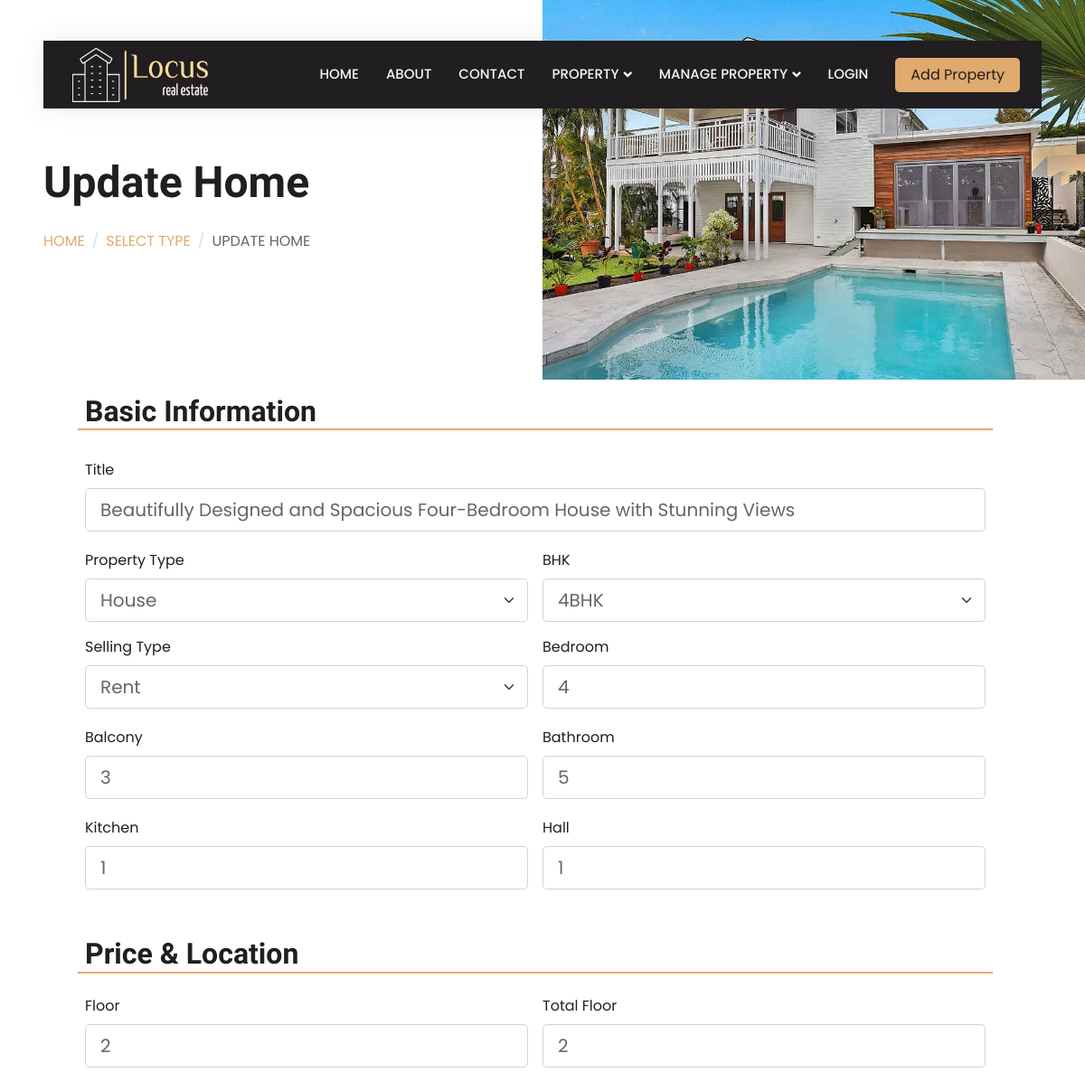
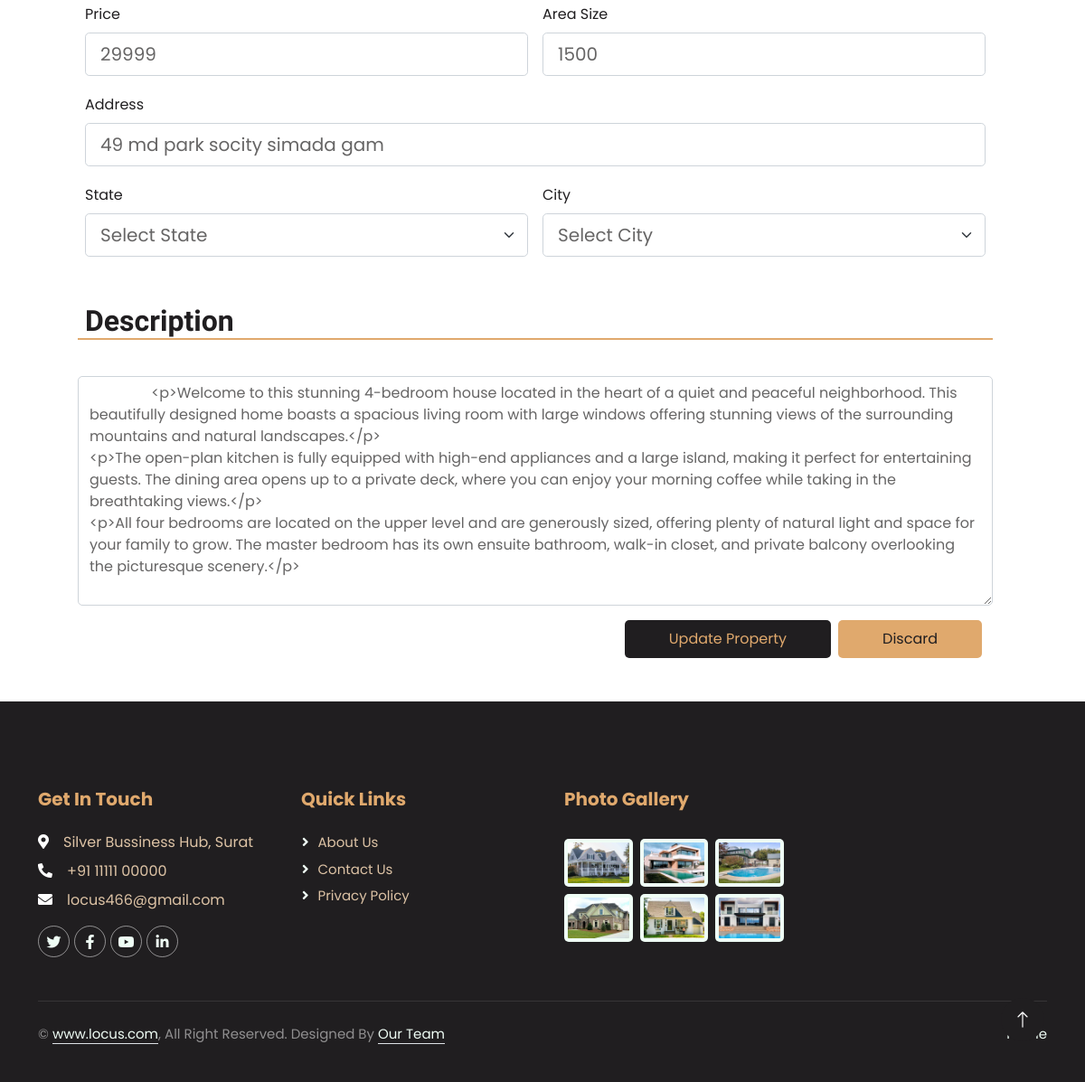
The app's page /update_property.php?pid=165 with its own data (2 pictures, top to bottom).
### tables this page shows
CREATE TABLE `tblhouse` (
  `pid` int(100) NOT NULL,
  `uid` int(100) NOT NULL,
  `ptitle` longtext NOT NULL,
  `ptype` varchar(250) NOT NULL,
  `bhk` varchar(100) NOT NULL,
  `stype` varchar(100) NOT NULL,
  `bedroom` int(100) NOT NULL,
  `balcony` int(100) NOT NULL,
  `bathroom` int(100) NOT NULL,
  `kitchen` int(100) NOT NULL,
  `hall` int(100) NOT NULL,
  `floor` int(100) NOT NULL,
  `tfloor` int(100) NOT NULL,
  `price` int(250) NOT NULL,
  `sqft` varchar(250) NOT NULL,
  `paddress` varchar(250) NOT NULL,
  `city` varchar(250) NOT NULL,
  `state` varchar(250) NOT NULL,
  `img1` varchar(250) NOT NULL,
  `img2` varchar(250) NOT NULL,
  `img3` varchar(250) NOT NULL,
  `img4` varchar(250) NOT NULL,
  `status` enum('Active','Inactive','','') NOT NULL DEFAULT 'Active',
  `featured` longtext NOT NULL,
  `description` text NOT NULL,
  `facilities` longtext NOT NULL,
  `date` timestamp NOT NULL DEFAULT current_timestamp(),
  `qc` enum('Pending','Reject','Success','') NOT NULL DEFAULT 'Pending',
  `response` varchar(255) NOT NULL DEFAULT 'Your Listing Is Live...'
);

### update_property.php (the view, shortened to what this page needs)
<?php
include('./config/config.php');
$pid = $_GET['pid'];
$data = mysqli_fetch_array(mysqli_query($con, "select * from tblhouse where pid='$pid'"));
?>
<!DOCTYPE html>
<html lang="en">
<head>
    <link href="https://cdnjs.cloudflare.com/ajax/libs/font-awesome/5.10.0/css/all.min.css" rel="stylesheet">
    <link href="https://cdn.jsdelivr.net/npm/bootstrap-icons@1.4.1/font/bootstrap-icons.css" rel="stylesheet">
    <link href="lib/animate/animate.min.css" rel="stylesheet">
    <link href="lib/owlcarousel/assets/owl.carousel.min.css" rel="stylesheet">
    <link href="css/bootstrap.min.css" rel="stylesheet">
    <link href="css/style.css" rel="stylesheet">
</head>
<body>
    <div class=" bg-white p-0">
        <?php include('../User/include/spinner.php') ?>
        <?php include('../User/include/header.php') ?>
        <div class="container-fluid header bg-white p-0">
            <div class="row g-0 align-items-center flex-column-reverse flex-md-row">
                <div class="col-md-6 p-5 mt-lg-5">
                    <h1 class="display-5 animated text-black fadeIn mb-4">Update Home</h1>
                    <nav aria-label="breadcrumb animated fadeIn">
                        <ol class="breadcrumb text-uppercase">
                            <li class="breadcrumb-item"><a class="text-tan" href="#">Home</a></li>
                            <li class="breadcrumb-item"><a class="text-tan" href="#">Select Type</a></li>
                            <li class="breadcrumb-item text-body text-black active" aria-current="page">Update Home
                            </li>
                        </ol>
                    </nav>
                </div>
                <div class="col-md-6 animated fadeIn">
                    <img class="img-fluid" src="img/header.jpg" alt="">
                </div>
            </div>
        </div>
        <div class="container mt-3 px-5">
            <form class="row g-3 container" onsubmit="return validateForm()" method="POST" action="upcode.php?pid=<?php echo $pid ;?>" enctype="multipart/form-data">
                <h2 class="animated text-black fadeIn mb-3" style="border-bottom: 2px solid var(--tan);">Basic
                    Information</h2>
                <div class="col-md-12 input-group-lg">
                    <label for="inputEmail4" class="form-label  text-black">Title</label>
                    <input type="text" name="ptitle" id="ptitle" class="form-control" oninput="validatePtitle()" Value="<?php echo $data['ptitle'] ?>" id="inputEmail4">
                </div>
                <div class="col-md-6 input-group-lg">
                    <label for="inputState" class="form-label  text-black">Property Type</label>
                    <select id="inputState" name="ptype" class="form-select">
                        <?php if ($data['ptype'] == 'House') { ?>
                        <option value="House" selected>House</option>
                        <?php } if ($data['ptype'] == 'Flat') { ?>
                        <option value="House">House</option>
                        <option value="Flat" selected>Flat</option>
                        <option value="Banglow">Banglow</option>
                        <option value="Pent-House">Pent-House</option>
                        <option value="Farm-House">Farm-House</option>
                        <?php }if ($data['ptype'] == 'Banglow') { ?>
                        <option value="House">House</option>
                        <option value="Flat">Flat</option>
                        <option value="Banglow" selected>Banglow</option>
                        <option value="Pent-House">Pent-House</option>
                        <option value="Farm-House">Farm-House</option>
                        <?php } if ($data['ptype'] == 'Pent-House') { ?>
                        <option value="House">House</option>
                        <option value="Flat">Flat</option>
                        <option value="Banglow">Banglow</option>
                        <option value="Pent-House" selected>Pent-House</option>
                        <option value="Farm-House">Farm-House</option>
                        <?php } if ($data['ptype'] == 'Farm-House') { ?>
                        <option value="House">House</option>
                        <option value="Flat">Flat</option>
                        <option value="Banglow">Banglow</option>
                        <option value="Pent-House">Pent-House</option>
                        <option value="Farm-House" selected>Farm-House</option>
                        <?php }  ?>
                    </select>
                </div>
                <div class="col-md-6 input-group-lg">
                    <label for="inputState" class="form-label  text-black">BHK</label>
                    <select id="inputState" name="bhk" class="form-select">
                        <?php if ($data['bhk'] == '1') { ?>
                            <option value="1" selected>1BHK</option>
                            <option value="2">2BHK</option>
                            <option value="3">3BHK</option>
                            <option value="4">4BHK</option>
                            <option value="5">5BHK</option>
                        <?php } else if ($data['bhk'] == '4') { ?>
                            <option value="4" selected>4BHK</option>
                        <?php } else if ($data['bhk'] == '5') { ?>
                            <option value="1">1BHK</option>
                            <option value="2">2BHK</option>
                            <option value="3">3BHK</option>
                            <option value="4">4BHK</option>
                            <option value="5" selected>5BHK</option>
                        <?php } ?>
                    </select>
                </div>
                <div class="col-md-6 input-group-lg">
                    <label for="inputState" class="form-label  text-black">Selling Type</label>
                    <select id="inputState" name="stype" class="form-select">
                        <?php if ($data['stype'] == 'Rent') { ?>
                            <option value="Rent">Rent</option>
                        <?php } else if ($data['stype'] == 'Sell') { ?>
                            <option value="Rent">Rent</option>
                            <option value="Sell">Sell</option>
                        <?php }  ?>
                    </select>
                </div>
                <div class="col-md-6 input-group-lg">
                    <label for="inputZip" class="form-label  text-black">Bedroom</label>
                    <input type="text" name="bedroom" id="bedroom" oninput="validateBedroom()" value="<?php echo $data['bedroom'] ?>" class="form-control" id="inputZip" placeholder="Enter Bedroom (Only 1 to 5)">
                </div>
                <div class="col-md-6 input-group-lg">
                    <label for="inputZip" class="form-label  text-black">Balcony</label>
                    <input type="text" name="balcony" id="balcony" class="form-control"  oninput="validateBalcony()" value="<?php echo $data['balcony'] ?>" id="inputZip" placeholder="Enter Balcony (Only 1 to 5)">
                </div>
                <div class="col-md-6 input-group-lg">
                    <label for="inputZip" class="form-label  text-black">Bathroom</label>
                    <input type="text" name="bathroom" id="bathroom" oninput="validateBathroom()" value="<?php echo $data['bathroom'] ?>" class="form-control" id="inputZip" placeholder="Enter Balcony (Only 1 to 5)">
                </div>
                <div class="col-md-6 input-group-lg">
                    <label for="inputZip" class="form-label  text-black">Kitchen</label>
                    <input type="text" name="kitchen" id="kitchen" oninput="validateKitchen()"  value="<?php echo $data['kitchen'] ?>" class="form-control" id="inputZip" placeholder="Enter Kitchen (Only 1 to 5)">
                </div>
                <div class="col-md-6 input-group-lg">
                    <label for="inputZip" class="form-label  text-black">Hall</label>
                    <input type="text" name="hall" id="hall" oninput="validateHall()"  class="form-control" value="<?php echo $data['hall'] ?>" id="inputZip" placeholder="Enter Hall (Only 1 to 5)">
                </div>
                <h2 class="animated text-black fadeIn mt-5 add-header" style="border-bottom: 2px solid var(--tan);">
                    Price & Location</h2>
                <div class="col-md-6 input-group-lg">
                    <label for="inputState" class="form-label  text-black">Floor</label>
                    <input type="text" name="floor" id="floor" oninput="validateFloor()" class="form-control" value="<?php echo $data['floor'] ?>" id="inputEmail4">
                </div>
                <div class="col-md-6 input-group-lg">
                    <label for="inputState" class="form-label  text-black">Total Floor</label>
                    <input type="text" name="tfloor" id="tfloor" oninput="validateTfloor()" class="form-control" value="<?php echo $data['tfloor'] ?>" >
                </div>
                <div class="col-md-6 input-group-lg">
                    <label for="inputZip" class="form-label  text-black">Price</label>
                    <input type="text" class="form-control" name="price" id="price" oninput="validatePrice()" value="<?php echo $data['price'] ?>" >
                </div>
                <div class="col-md-6 input-group-lg">
                    <label for="inputZip" class="form-label  text-black">Area Size</label>
                    <input type="text" class="form-control" name="sqft" id="sqft" oninput="validateSqft()" value="<?php echo $data['sqft'] ?>" >
                </div>
                <div class="col-md-12 input-group-lg">
                    <label for="inputEmail4" class="form-label  text-black">Address</label>
                    <input type="text" name="paddress" id="paddress" class="form-control"  oninput="validatePaddress()"  value="<?php echo $data['paddress'] ?>" >
                </div>
                <div class="col-md-6 input-group-lg">
                    <label for="inputZip" class="form-label  text-black">State</label>
                    <select id="state" name="state" class="form-select" id="">
                        <option value="">Select State</option>
                    </select>
                </div>
                <div class="col-md-6 input-group-lg">
                    <label for="inputZip" class="form-label  text-black">City</label>
                    <select id="city" name="city" class="form-select" id="" >
                        <option value="">Select City</option>
                    </select>
                </div>
                <h2 class="animated text-black fadeIn mt-5 mb-4 add-header" style="border-bottom: 2px solid var(--tan);">Description</h2>
                <textarea class="tinymce form-control" name="description" rows="10" cols="29">
                <?php echo $data['description'] ?>
                </textarea>
                <div class="d-flex justify-content-end">
                    <input type="submit" name="update" id="submit-button" class="btn py-2 px-5 mx-1 bg-black text-tan" value="Update Property" />
                    <input type="submit" name="discard" class="btn py-2 px-5  mx-1 bg-tan text-black" value="Discard" />
                </div>
            </form>
        </div>
        <?php include('../User/include/footer.php') ?>
        <?php include('../User/include/top.php') ?>
    </div>
</body>
</html>

### css/style.css (style rules this page uses)
:root { --primary: #E0A96D; --secondary: #4e4e4e; --light: #EFFDF5; --dark: #0E2E50; --black :#201E20; --beige :#DDC3A5; --tan :#E0A96D; --bgcolor:#ffead32b; }
body { background-color: var(--bgcolor); font-family: "Poppins" , sans-serif; }
h1 , h2 { font-family: 'Abhaya Libre', serif; }
.text-tan { color: var(--tan); }
.text-black { color: var(--black); }
.bg-tan { background-color: var(--tan); }
.bg-black { background-color: var(--black); }
.btn { transition: .5s; }
@media (min-width: 992px) { .header { margin-top: -120px; } }
.breadcrumb-item + .breadcrumb-item::before { color: #DDDDDD; }
body { margin-top:20px; color: #1a202c; text-align: left; background-color: #e2e8f0; }
.mb-3, .my-3 { margin-bottom: 1rem!important; }
* { scrollbar-width: thin; scrollbar-color: #FFFFFF #000000; }

### records on screen
tblhouse: ptitle "Beautifully Designed and Spacious Four-Bedroom House with Stunning Views", ptype "House", bhk "4BHK", stype "Rent", bedroom "4", balcony "3", bathroom "5", kitchen "1", hall "1", floor "2", tfloor "2", price "29999", sqft "1500", paddress "49 md park socity simada gam", description "<p>Welcome to this stunning 4-bedroom house located in the heart of a quiet and peaceful neighborhood. This beautifully designed home boasts a spacious living room with large windows offering stunning views of the surrounding mountains and natural landscapes.</p> <p>The open-plan kitchen is fully equipped with high-end appliances and a large island, making it perfect for entertaining guests. The dining area opens up to a private deck, where you can enjoy your morning coffee while taking in the breathtaking views.</p> <p>All four bedrooms are located on the upper level and are generously sized, offering plenty of natural light and space for your family to grow. The master bedroom has its own…"
